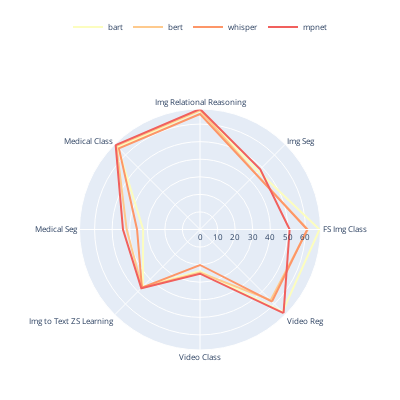

Write notebook code for a chart like this one.
### Code cell
import plotly.express as px
# Preprocess data for polar plot
color_palette = px.colors.sequential.Magma_r  # Original palette
target_length = len(modality_shift)
color_palette = generate_palette(color_palette, target_length)

categories = df.columns[-8:]  # Exclude the first column (Model.Metric)
values = df.iloc[:, -8:].values  # Exclude the first column

categories = [category.replace("Classification", "Class").replace("Zero Shot", "ZS").replace("Image", "Img").replace("Regression", "Reg").replace("Few Shot", "FS").replace("Segmentation", "Seg") for category in categories]  # Shorten the category names
# dataframe that includes only Model.Metrics matching entries in pretraining_shift
new_df = df[df['model_name'].isin(modality_shift)]
columns = new_df.columns
# gaussian normalization
# for col in columns[1:]:
#     new_df[col] = (new_df[col] - new_df[col].mean()) / new_df[col].std()
values = new_df.iloc[:, -8:].values  # Exclude the first column
new_df = new_df.reset_index(drop=True)
# Create polar plot for each model
fig = go.Figure()
for i, model in enumerate(modality_shift):
    id = new_df[new_df['model_name'] == model].index[0]
    color_index = i % len(color_palette)  # Ensure the index is within the range of the color palette
    fig.add_trace(go.Scatterpolar(
        r=values[i],
        theta=categories,
        name=model,
        mode='lines',
        line=dict(color=color_palette[color_index])  
        
    ))
    fig.add_trace(go.Scatterpolar(
        r=[values[i][0], values[i][-1]],
        theta=[categories[0], categories[-1]],
        name=model,
        mode='lines',
        showlegend=False,
        line=dict(color=color_palette[color_index]) 
        
    ))
    
    

# Update layout
fig.update_layout(
    height=400,
    width=400,
    autosize=True,
    margin=dict(
            l=50,
            r=50,
            b=50,
            t=100,
            pad=4
        ),
    font=dict(
        size=8
    ),
)

# make legend smaller and move it to the top center
fig.update_layout(
    legend=dict(
        orientation="h",
        yanchor="top",
        y=1.4,
        xanchor="center",
        x=0.5
    )
)

fig.show()
fig.write_image("modality_polar_plot.pdf")
fig.write_image("modality_polar_plot.png")

### Figure 1 — Plotly figure (JSON) as saved in the notebook; plotly's stock layout.template omitted (floating-point values rounded to 4 significant figures)
{"data": [{"line": {"color": "#fcfdbf"}, "mode": "lines", "name": "bart", "r": [68.03, 46.86, 67.55, 66.14, 32.37, 45.96, 23.67, 66.38], "theta": ["FS Img Class", "Img Seg", "Img Relational Reasoning", "Medical Class", "Medical Seg", "Img to Text ZS Learning", "Video Class", "Video Reg"], "type": "scatterpolar"}, {"line": {"color": "#fcfdbf"}, "mode": "lines", "name": "bart", "r": [68.03, 66.38], "showlegend": false, "theta": ["FS Img Class", "Video Reg"], "type": "scatterpolar"}, {"line": {"color": "#feca8d"}, "mode": "lines", "name": "bert", "r": [61.32, 44.93, 67.85, 67.32, 41.72, 46.62, 24.49, 56.86], "theta": ["FS Img Class", "Img Seg", "Img Relational Reasoning", "Medical Class", "Medical Seg", "Img to Text ZS Learning", "Video Class", "Video Reg"], "type": "scatterpolar"}, {"line": {"color": "#feca8d"}, "mode": "lines", "name": "bert", "r": [61.32, 56.86], "showlegend": false, "theta": ["FS Img Class", "Video Reg"], "type": "scatterpolar"}, {"line": {"color": "#fd9668"}, "mode": "lines", "name": "whisper", "r": [61.04, 44.79, 65.73, 65.27, 35.83, 46.76, 20.19, 57.98], "theta": ["FS Img Class", "Img Seg", "Img Relational Reasoning", "Medical Class", "Medical Seg", "Img to Text ZS Learning", "Video Class", "Video Reg"], "type": "scatterpolar"}, {"line": {"color": "#fd9668"}, "mode": "lines", "name": "whisper", "r": [61.04, 57.98], "showlegend": false, "theta": ["FS Img Class", "Video Reg"], "type": "scatterpolar"}, {"line": {"color": "#f1605d"}, "mode": "lines", "name": "mpnet", "r": [51.01, 48.51, 68.59, 67.89, 43.84, 47.24, 25.16, 67.27], "theta": ["FS Img Class", "Img Seg", "Img Relational Reasoning", "Medical Class", "Medical Seg", "Img to Text ZS Learning", "Video Class", "Video Reg"], "type": "scatterpolar"}, {"line": {"color": "#f1605d"}, "mode": "lines", "name": "mpnet", "r": [51.01, 67.27], "showlegend": false, "theta": ["FS Img Class", "Video Reg"], "type": "scatterpolar"}], "layout": {"autosize": true, "font": {"size": 8}, "height": 400, "legend": {"orientation": "h", "x": 0.5, "xanchor": "center", "y": 1.4, "yanchor": "top"}, "margin": {"b": 50, "l": 50, "pad": 4, "r": 50, "t": 100}, "width": 400}}
